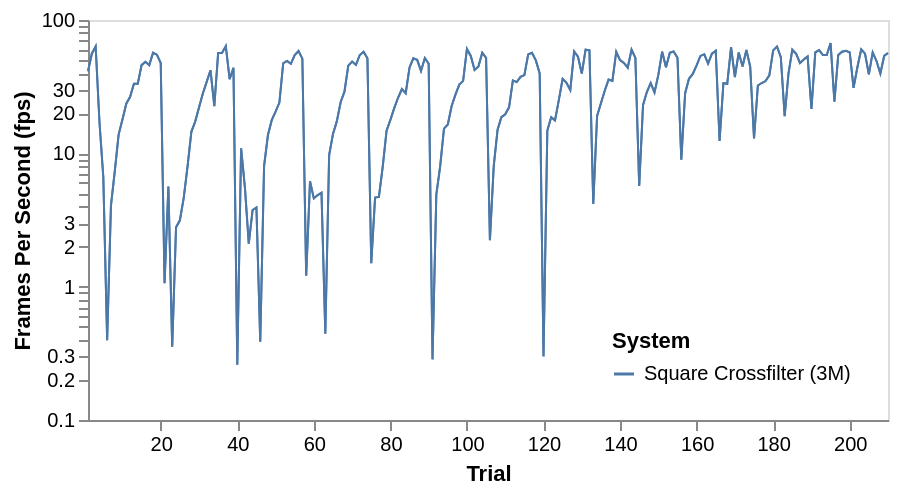

Source (Vega-Lite JSON):
### Vega specification from a JSON file in a GitHub repository (floating-point values rounded to 4 significant figures; data arrays with more than 128 entries replaced by an {"elided": "..."} marker saying what was removed)
{"$schema": "https://vega.github.io/schema/vega/v5.json", "background": "white", "padding": 5, "width": 400, "height": 200, "style": "cell", "data": [{"name": "source"}, {"name": "falcon", "values": {"elided": "210 float values"}}, {"name": "square", "values": {"elided": "210 float values"}}, {"name": "data_0", "source": "falcon", "transform": [{"type": "window", "params": [null], "as": ["row"], "ops": ["row_number"], "fields": [null], "sort": {"field": [], "order": []}}, {"type": "formula", "expr": "1000/datum.data", "as": "fps"}, {"type": "formula", "expr": "'Falcon'", "as": "system"}]}, {"name": "data_1", "source": "square", "transform": [{"type": "window", "params": [null], "as": ["row"], "ops": ["row_number"], "fields": [null], "sort": {"field": [], "order": []}}, {"type": "formula", "expr": "1000/datum.data", "as": "fps"}, {"type": "formula", "expr": "'Square Crossfilter (3M)'", "as": "system"}]}], "marks": [{"name": "layer_0_pathgroup", "type": "group", "from": {"facet": {"name": "faceted_path_Main", "data": "data_1", "groupby": ["system"]}}, "encode": {"update": {"width": {"field": {"group": "width"}}, "height": {"field": {"group": "height"}}}}, "marks": [{"name": "layer_0_marks", "type": "line", "style": ["line"], "sort": {"field": "datum[\"row\"]"}, "from": {"data": "faceted_path_Main"}, "encode": {"update": {"stroke": {"scale": "color", "field": "system"}, "description": {"signal": "\"Trial\" + \": \" + (format(datum[\"row\"], \"\")) + \"; \" + \"Frames Per Second (fps)\" + \": \" + (format(datum[\"fps\"], \"\")) + \"; \" + \"System\" + \": \" + (isValid(datum[\"system\"]) ? datum[\"system\"] : \"\"+datum[\"system\"])"}, "x": {"scale": "x", "field": "row"}, "y": {"scale": "y", "field": "fps"}, "strokeWidth": {"value": 1}, "defined": {"signal": "isValid(datum[\"row\"]) && isFinite(+datum[\"row\"]) && isValid(datum[\"fps\"]) && isFinite(+datum[\"fps\"])"}}}}]}, {"name": "layer_1_pathgroup", "type": "group", "from": {"facet": {"name": "faceted_path_Main", "data": "data_1", "groupby": ["system"]}}, "encode": {"update": {"width": {"field": {"group": "width"}}, "height": {"field": {"group": "height"}}}}, "marks": [{"name": "layer_1_marks", "type": "line", "style": ["line"], "sort": {"field": "datum[\"row\"]"}, "from": {"data": "faceted_path_Main"}, "encode": {"update": {"stroke": {"scale": "color", "field": "system"}, "description": {"signal": "\"Trial\" + \": \" + (format(datum[\"row\"], \"\")) + \"; \" + \"Frames Per Second (fps)\" + \": \" + (format(datum[\"fps\"], \"\")) + \"; \" + \"System\" + \": \" + (isValid(datum[\"system\"]) ? datum[\"system\"] : \"\"+datum[\"system\"])"}, "x": {"scale": "x", "field": "row"}, "y": {"scale": "y", "field": "fps"}, "strokeWidth": {"value": 1}, "defined": {"signal": "isValid(datum[\"row\"]) && isFinite(+datum[\"row\"]) && isValid(datum[\"fps\"]) && isFinite(+datum[\"fps\"])"}}}}]}], "scales": [{"name": "x", "type": "linear", "domain": {"data": "data_1", "field": "row"}, "range": [0, {"signal": "width"}], "nice": false, "zero": false}, {"name": "y", "type": "log", "domain": {"data": "data_1", "field": "fps"}, "range": [{"signal": "height"}, 0], "nice": true}, {"name": "color", "type": "ordinal", "domain": {"data": "data_1", "field": "system", "sort": true}, "range": "category"}], "axes": [{"scale": "x", "orient": "bottom", "grid": false, "title": "Trial", "labelFlush": true, "labelOverlap": true, "tickCount": {"signal": "ceil(width/40)"}, "zindex": 0}, {"scale": "y", "orient": "left", "grid": false, "title": "Frames Per Second (fps)", "labelOverlap": "greedy", "zindex": 0}], "legends": [{"orient": "bottom-right", "title": "System", "stroke": "color", "symbolType": "stroke"}]}
